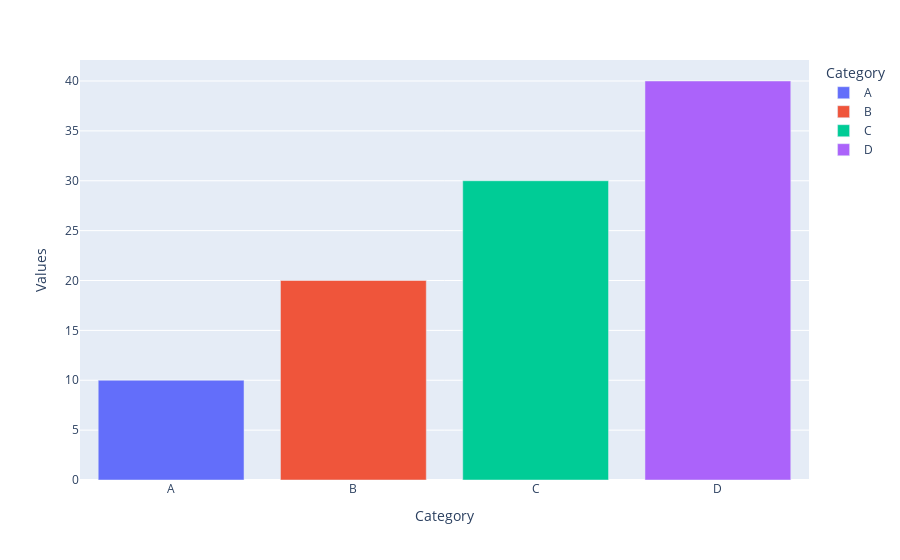

The cell this chart's notebook holds for it:
### Code cell
import plotly.express as px
import pandas as pd

# サンプルデータの作成
data = {
    'Category': ['A', 'B', 'C', 'D'],
    'Values': [10, 20, 30, 40]
}

# データフレームの作成
df = pd.DataFrame(data)

# カテゴリごとに異なる色を割り当てる
fig = px.bar(df, x='Category', y='Values', color='Category')

# グラフの表示
fig.show()

### Figure 1 — Plotly figure (JSON) as saved in the notebook; plotly's stock layout.template omitted (floating-point values rounded to 4 significant figures)
{"data": [{"alignmentgroup": "True", "hovertemplate": "Category=%{x}<br>Values=%{y}<extra></extra>", "legendgroup": "A", "marker": {"color": "#636efa", "pattern": {"shape": ""}}, "name": "A", "offsetgroup": "A", "orientation": "v", "showlegend": true, "textposition": "auto", "type": "bar", "x": ["A"], "xaxis": "x", "y": [10], "yaxis": "y"}, {"alignmentgroup": "True", "hovertemplate": "Category=%{x}<br>Values=%{y}<extra></extra>", "legendgroup": "B", "marker": {"color": "#EF553B", "pattern": {"shape": ""}}, "name": "B", "offsetgroup": "B", "orientation": "v", "showlegend": true, "textposition": "auto", "type": "bar", "x": ["B"], "xaxis": "x", "y": [20], "yaxis": "y"}, {"alignmentgroup": "True", "hovertemplate": "Category=%{x}<br>Values=%{y}<extra></extra>", "legendgroup": "C", "marker": {"color": "#00cc96", "pattern": {"shape": ""}}, "name": "C", "offsetgroup": "C", "orientation": "v", "showlegend": true, "textposition": "auto", "type": "bar", "x": ["C"], "xaxis": "x", "y": [30], "yaxis": "y"}, {"alignmentgroup": "True", "hovertemplate": "Category=%{x}<br>Values=%{y}<extra></extra>", "legendgroup": "D", "marker": {"color": "#ab63fa", "pattern": {"shape": ""}}, "name": "D", "offsetgroup": "D", "orientation": "v", "showlegend": true, "textposition": "auto", "type": "bar", "x": ["D"], "xaxis": "x", "y": [40], "yaxis": "y"}], "layout": {"barmode": "relative", "legend": {"title": {"text": "Category"}, "tracegroupgap": 0}, "margin": {"t": 60}, "xaxis": {"anchor": "y", "categoryarray": ["A", "B", "C", "D"], "categoryorder": "array", "domain": [0, 1], "title": {"text": "Category"}}, "yaxis": {"anchor": "x", "domain": [0, 1], "title": {"text": "Values"}}}}
